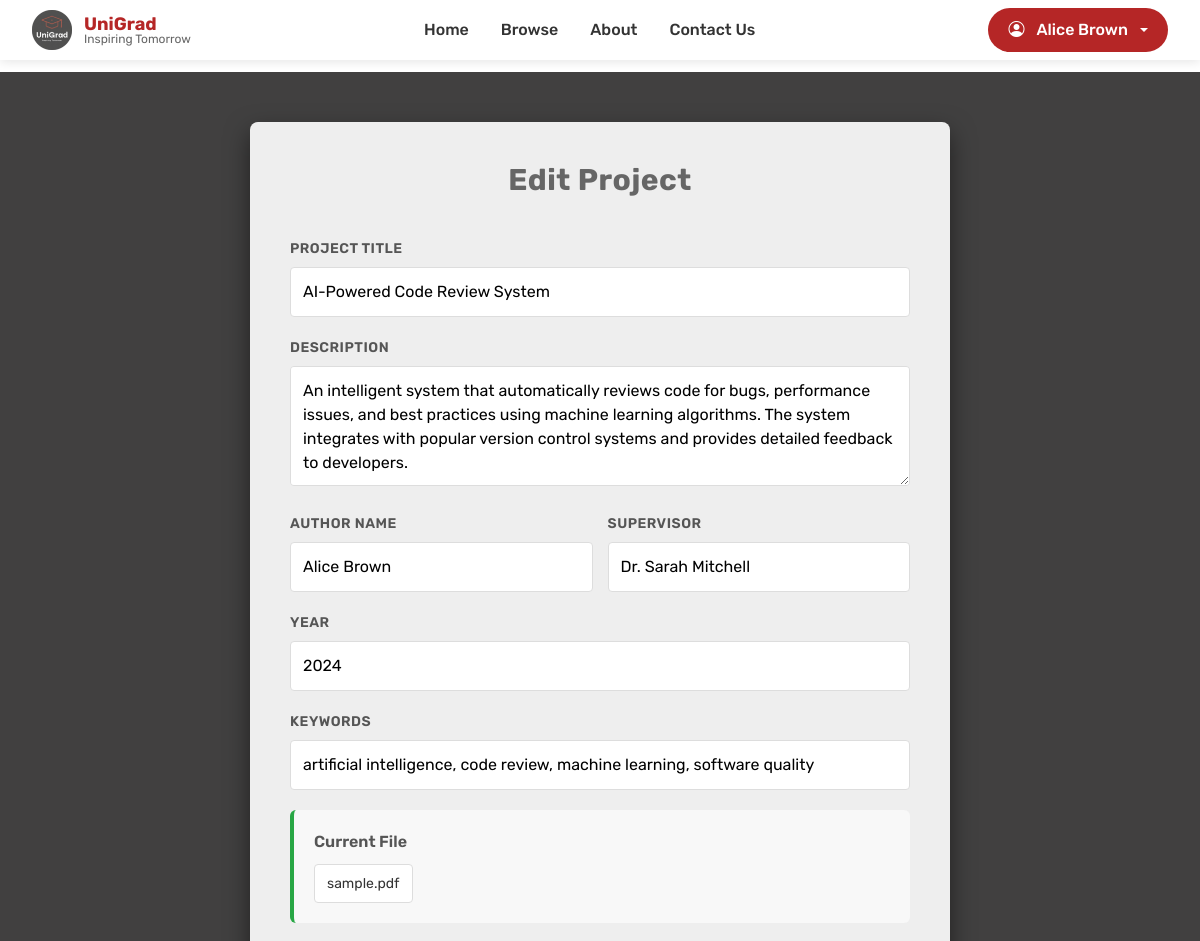
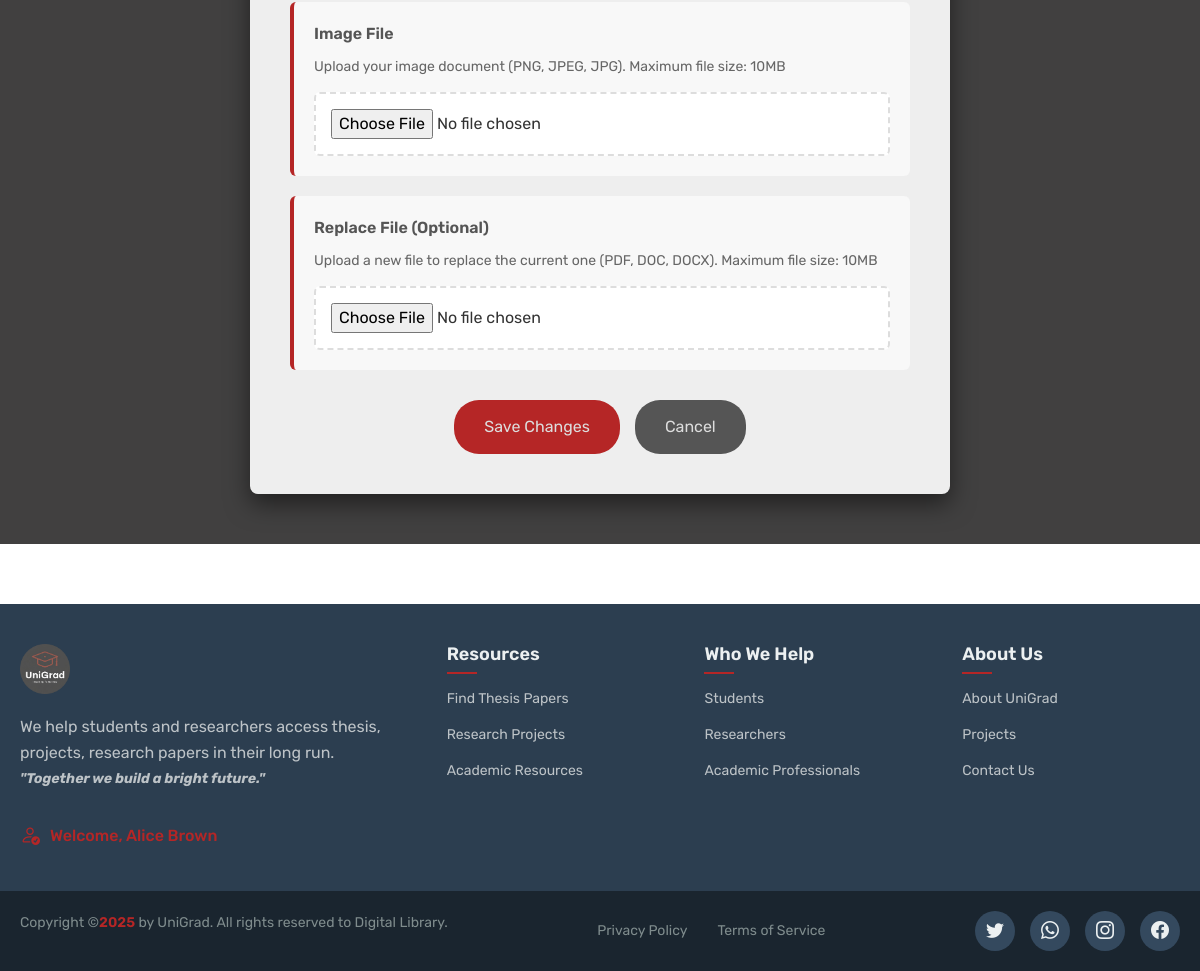
Screenshot of /projects/1/edit (signed in) with the database file from the repository (2 pictures, top to bottom).
### tables this page shows
CREATE TABLE
    projects (
        id INT AUTO_INCREMENT PRIMARY KEY,
        title VARCHAR(255) NOT NULL,
        description TEXT NOT NULL,
        author_name VARCHAR(100) NOT NULL,
        supervisor VARCHAR(100) NOT NULL,
        specialization_id INT NOT NULL,
        user_id INT NOT NULL,
        image_path VARCHAR(255) DEFAULT '/images/default-project.png',
        file_path VARCHAR(255) NOT NULL,
        year YEAR NOT NULL,
        keywords TEXT,
        status ENUM ('pending', 'approved', 'rejected') DEFAULT 'pending',
        created_at TIMESTAMP DEFAULT CURRENT_TIMESTAMP,
        updated_at TIMESTAMP DEFAULT CURRENT_TIMESTAMP ON UPDATE CURRENT_TIMESTAMP,
        INDEX idx_specialization (specialization_id),
        INDEX idx_user (user_id),
        INDEX idx_status (status),
        INDEX idx_year (year),
        FULLTEXT idx_search (title, description, keywords, author_name),
        FOREIGN KEY (specialization_id) REFERENCES specializations (id) ON DELETE CASCADE,
        FOREIGN KEY (user_id) REFERENCES users (id) ON DELETE CASCADE
    );

CREATE TABLE
    users (
        id INT AUTO_INCREMENT PRIMARY KEY,
        username VARCHAR(50) NOT NULL UNIQUE,
        email VARCHAR(100) NOT NULL UNIQUE,
        password_hash VARCHAR(255) NOT NULL,
        full_name VARCHAR(100) NOT NULL,
        specialization_id INT,
        role ENUM ('student', 'admin') DEFAULT 'student',
        created_at TIMESTAMP DEFAULT CURRENT_TIMESTAMP,
        updated_at TIMESTAMP DEFAULT CURRENT_TIMESTAMP ON UPDATE CURRENT_TIMESTAMP,
        INDEX idx_email (email),
        INDEX idx_username (username),
        INDEX idx_specialization (specialization_id)
    );

### views/projects/edit.php (the view, shortened to what the rows shown need)
<div class="edit-project-section">
    <div class="edit-project-container">
        <h1 class="edit-project-title">Edit Project</h1>
        <form method="POST" enctype="multipart/form-data">
            <div class="form-group">
                <label class="form-label">Project Title</label>
                <input type="text" name="title" class="form-input"
                    value="<?php echo $view->escape($project['title']); ?>" required>
            </div>
            <div class="form-group">
                <label class="form-label">Description</label>
                <textarea name="description" class="form-textarea" required><?php echo $view->escape($project['description']); ?></textarea>
            </div>
            <div class="form-row">
                <div class="form-group">
                    <label class="form-label">Author Name</label>
                    <input type="text" name="author_name" class="form-input"
                        value="<?php echo $view->escape($project['author_name']); ?>" required>
                </div>
                <div class="form-group">
                    <label class="form-label">Supervisor</label>
                    <input type="text" name="supervisor" class="form-input"
                        value="<?php echo $view->escape($project['supervisor']); ?>" required>
                </div>
            </div>
            <div class="form-row">
                <div class="form-group">
                    <label class="form-label">Year</label>
                    <input type="number" name="year" class="form-input"
                        value="<?php echo $view->escape($project['year']); ?>"
                        min="2000" max="<?php echo date('Y'); ?>" required>
                </div>
            </div>
            <div class="form-group">
                <label class="form-label">Keywords</label>
                <input type="text" name="keywords" class="form-input"
                    value="<?php echo $view->escape($project['keywords']); ?>"
                    placeholder="Separate keywords with commas" required>
            </div>
            <div class="current-file-section">
                <div class="current-file-title">Current File</div>
                <div class="current-file-name">
                    <?php echo $view->escape(basename($project['file_path'])); ?>
                </div>
            </div>
            <div class="file-upload-section">
                <div class="file-upload-title">Image File</div>
                <div class="file-upload-note">
                    Upload your image document (PNG, JPEG, JPG). Maximum file size: 10MB
                </div>
                <input type="file" name="image_file" class="file-input" accept=".png,.jpeg,.jpg">
            </div>
            <div class="file-upload-section">
                <div class="file-upload-title">Replace File (Optional)</div>
                <div class="file-upload-note">
                    Upload a new file to replace the current one (PDF, DOC, DOCX). Maximum file size: 10MB
                </div>
                <input type="file" name="project_file" class="file-input" accept=".pdf,.doc,.docx">
            </div>
            <div class="form-actions">
                <button type="submit" class="save-btn">Save Changes</button>
                <a href="/projects/dashboard" class="cancel-btn">Cancel</a>
            </div>
        </form>
    </div>
</div>

### core/Router.php (shortened to what the rows shown need)
<?php
class Router
{
    private array $routes;
    public function __construct(array $routes)
    {
        $this->routes = $routes;
    }
    public function dispatch(string $uri, string $method): void
    {
        $uri = parse_url($uri, PHP_URL_PATH);
        $uri = rtrim($uri, '/') ?: '/';
        foreach ($this->routes as $pattern => $handler) {
            if ($this->matchRoute($pattern, $uri)) {
                $this->executeHandler($handler, $uri, $pattern);
                return;
            }
        }
        throw new Exception('Route not found', 404);
    }
    private function matchRoute(string $pattern, string $uri): bool
    {
        $regex = str_replace('/', '\/', $pattern);
        $regex = preg_replace('/\\\\\(([^)]+)\\\\\)/', '($1)', $regex);
        $regex = "/^{$regex}$/";
        return preg_match($regex, $uri);
    }
    private function executeHandler(array $handler, string $uri, string $pattern): void
    {
        [$controllerName, $method] = $handler;
        $params = $this->extractParameters($pattern, $uri);
        $controller = new $controllerName();
        call_user_func_array([$controller, $method], $params);
    }
    private function extractParameters(string $pattern, string $uri): array
    {
        $regex = str_replace('/', '\/', $pattern);
        $regex = preg_replace('/\\\\\(([^)]+)\\\\\)/', '($1)', $regex);
        $regex = "/^{$regex}$/";
        preg_match($regex, $uri, $matches);
        array_shift($matches);
        return $matches;
    }
}

### views/layouts/header.php (shortened to what the rows shown need)
<!DOCTYPE html>
<html lang="en">
<head>
    <link href="/css/style.css" rel="stylesheet">
    <link href="/css/navbar.css" rel="stylesheet">
    <link href="/css/footer.css" rel="stylesheet">
    <link href="https://cdn.jsdelivr.net/npm/bootstrap@5.1.3/dist/css/bootstrap.min.css" rel="stylesheet">
    <link rel="stylesheet" href="https://cdn.jsdelivr.net/npm/bootstrap-icons@1.8.1/font/bootstrap-icons.css">
</head>
<body>
    <nav class="navbar sticky">
        <div class="logo">
            <a href="/"><img src="/images/unilogo.png" alt="Logo" class="logo-img"></a>
            <div class="logo-text">
                <div class="logo-title">UniGrad</div>
                <div class="logo-subtitle">Inspiring Tomorrow</div>
            </div>
        </div>
        <ul class="nav-links">
            <li><a href="/">Home</a></li>
            <li><a href="/projects">Browse</a></li>
            <li><a href="/#about">About</a></li>
            <li><a href="/#cta">Contact Us</a></li>
        </ul>
        <?php if ($user): ?>
            <div class="user-dropdown">
                <button class="contact-btn dropdown-toggle" type="button" id="userDropdown" data-bs-toggle="dropdown">
                    <i class="bi bi-person-circle me-1"></i>
                    <?php echo $view->escape($user['full_name']); ?>
                </button>
            </div>
        <?php else: ?>
            <a href="/login" class="contact-btn">Login</a>
        <?php endif; ?>
    </nav>

### views/layouts/footer.php (shortened to what the rows shown need)
<footer class="footer">
    <div class="footer-container">
        <div class="footer-left">
            <img src="/images/unilogo.png" alt="Logo" class="logo-img">
            <p class="description">
                We help students and researchers access thesis, projects, research papers in their long run.<br>
                <strong><i><small>"Together we build a bright future."</small></i></strong>
            </p>
            <?php if (!$user): ?>
                <a href="/login" class="client-login">
                    <i class="bi bi-box-arrow-in-right login-icon"></i>
                    <span class="login-text">Student Login</span>
                </a>
            <?php else: ?>
                <div class="client-login">
                    <i class="bi bi-person-check login-icon"></i>
                    <span class="login-text">Welcome, <?php echo $view->escape($user['full_name']); ?></span>
                </div>
            <?php endif; ?>
        </div>
        <div class="footer-columns">
            <div class="footer-column">
                <h3 class="column-title">Resources</h3>
                <ul class="column-list">
                    <li><a href="/projects">Find Thesis Papers</a></li>
                    <li><a href="/projects">Research Projects</a></li>
                    <li><a href="/projects">Academic Resources</a></li>
                </ul>
            </div>
            <div class="footer-column">
                <h3 class="column-title">Who We Help</h3>
                <ul class="column-list">
                    <li><a href="/register">Students</a></li>
                    <li><a href="/register">Researchers</a></li>
                    <li><a href="/register">Academic Professionals</a></li>
                </ul>
            </div>
            <div class="footer-column">
                <h3 class="column-title">About Us</h3>
                <ul class="column-list">
                    <li><a href="/about">About UniGrad</a></li>
                    <li><a href="/projects">Projects</a></li>
                    <li><a href="#cta">Contact Us</a></li>
                </ul>
            </div>
        </div>
    </div>
    <div class="footer-bottom">
        <div class="footer-bottom-container">
            <div class="copyright">
                <p>Copyright &copy;<span class="year"><?php echo date('Y'); ?></span> by UniGrad. All rights reserved to Digital Library.</p>
            </div>
            <div class="footer-links-bottom">
                <a href="/privacy">Privacy Policy</a>
                <a href="/terms">Terms of Service</a>
            </div>
            <div class="social-icons">
                <a href="#" class="social-icon"><i class="bi bi-twitter"></i></a>
                <a href="#" class="social-icon"><i class="bi bi-whatsapp"></i></a>
                <a href="#" class="social-icon"><i class="bi bi-instagram"></i></a>
                <a href="#" class="social-icon"><i class="bi bi-facebook"></i></a>
            </div>
        </div>
    </div>
</footer>
</body>
</html>

### rows the page displays
projects: user.full_name "Alice Brown", title "AI-Powered Code Review System", description "An intelligent system that automatically reviews code for bugs, performance issues, and best practices using machine learning algorithms. The system integrates with popular version control systems and provides detailed feedback to developers.", author_name "Alice Brown", supervisor "Dr. Sarah Mitchell", year "2024", keywords "artificial intelligence, code review, machine learning, software quality", file_path "sample.pdf"
